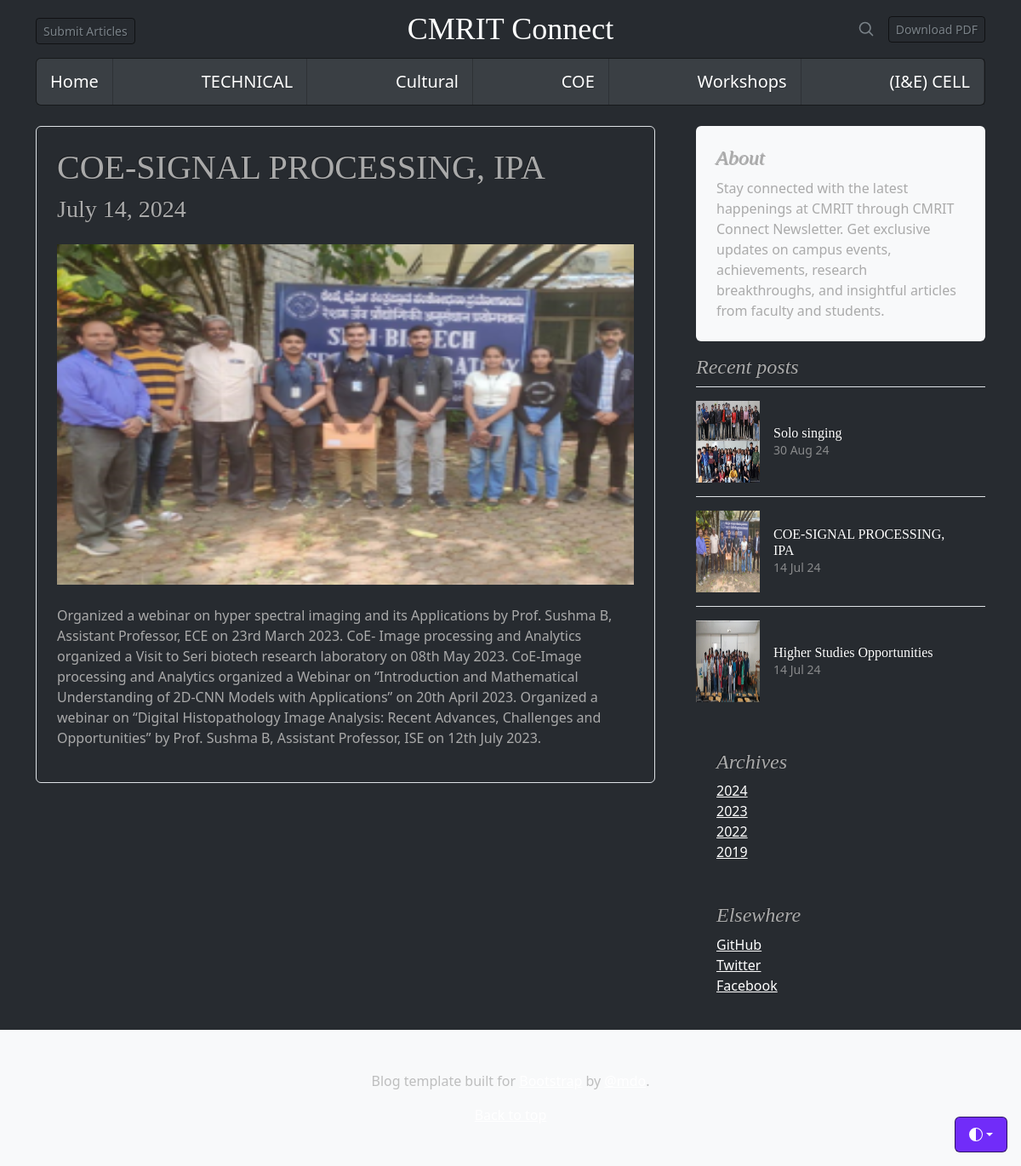
Screenshot of /posts/detail/3/ with the database file from the repository.
### news_app/models.py (models this page shows, shortened)
class Category(models.Model):
    categoryName = models.CharField(max_length=100, unique=True)
    description = models.CharField(max_length=100, blank=True)

class Posts(models.Model):
    categoryID = models.ForeignKey(Category, on_delete=models.SET_NULL, null=True)
    subcategoryID = models.ForeignKey(Sub_category, on_delete=models.SET_NULL, null=True)
    postTitle = models.CharField(max_length=100, default='')
    postDetails = models.TextField()
    postingDate = models.DateField(default=date.today)
    postURL = models.URLField(blank=True, null=True)
    postImage = models.ImageField(upload_to='news_app/tmp/',blank=True, null=True)
    postedBy = models.ForeignKey(User, on_delete=models.SET_NULL, null=True)
    lastUpdatedBy = models.CharField(max_length=50,default=date.today)
    volumeID = models.ForeignKey(News_volume_issue, on_delete=models.SET_NULL, null=True)
    isActive = models.BooleanField(default=True)
    slug=models.SlugField(null=True) #denote featured article

### news_app/views.py (the view)
# urls.py: path('posts/detail/<int:pk>/',views.PostDetailView.as_view(),name='post_detail'),  #int,slug,str=path converters
class PostDetailView(DetailView):
    model=Posts
    context_object_name='post'
    def get_context_data(self,**kwargs):
        context=super().get_context_data(**kwargs)
        context['category_list']=Category.objects.all()
        context['recent_posts']=Posts.objects.order_by('-postingDate')[:3]
        context['sub_category_list']=Sub_category.objects.all()
        context['featured_post']=Posts.objects.get(slug='featured-post')
        yrs =[y.year for y in  list(Posts.objects.values_list('postingDate',flat=True))]
        uyrs=set(yrs)
        context['archives']=sorted(list(uyrs),reverse=True)
        return context

### news_app/templates/news_app/posts_detail.html (shortened to what this page needs)
{% extends 'base.html' %}
{% block content %}
<div class="col border rounded p-4 mb-4">
    <div class="center">
        <h1>{{post.postTitle}}</h1>
        <h3>{{post.postingDate}}</h3>
    </div>
    <img class="img-fluid mt-3 mb-4" src="{{ post.postImage.url }}" style="height:400px; width:800px" alt="{{post.postTitle}}">
    <br>
    <p>{{post.postDetails}}</p>
</div>
{% endblock%}

### news_app/templates/base.html (shortened to what this page needs)
{% load static %}
<html lang="en" data-bs-theme="auto">
<head>
  <link href="{% static 'css/bootstrap.min.css' %}" rel="stylesheet">
  <link href="{% static 'css/main.css' %}" rel="stylesheet">
  <link href="{% static 'css/blog.css' %}" rel="stylesheet">
</head>
<body>
  <div class="dropdown position-fixed bottom-0 end-0 mb-3 me-3 bd-mode-toggle">
    <button class="btn btn-bd-primary py-2 dropdown-toggle d-flex align-items-center" id="bd-theme" type="button"
      aria-expanded="false" data-bs-toggle="dropdown" aria-label="Toggle theme (auto)">
      <svg class="bi my-1 theme-icon-active" width="1em" height="1em">
        <use href="#circle-half"></use>
      </svg>
    </button>
  </div>
  <div class="container">
    <header class="lh-1 py-3">
      <div class="row flex-nowrap justify-content-between align-items-center">
        <div class="col-4 pt-1">
          <a class="btn btn-sm btn-outline-secondary" href="{% url 'post_form' %}">Submit Articles</a>
        </div>
        <div class="col-4 text-center">
          <a class="blog-header-logo text-white text-decoration-none" href="{% url 'home' %}">CMRIT Connect</a>
        </div>
        <div class="col-4 d-flex justify-content-end align-items-center">
          <a class="link-secondary" href="#" aria-label="Search">
            <svg xmlns="http://www.w3.org/2000/svg" width="20" height="20" fill="none" stroke="currentColor"
              stroke-linecap="round" stroke-linejoin="round" stroke-width="2" class="mx-3" role="img"
              viewBox="0 0 24 24">
              <title>Search</title>
              <circle cx="10.5" cy="10.5" r="7.5" />
              <path d="M21 21l-5.2-5.2" />
            </svg>
          </a>
          <a class="btn btn-sm btn-outline-secondary" href="/pdf/">Download PDF</a>
        </div>
      </div>
    </header>
    {% block navbar %}
    <nav class="navbar navbar-light bg-primary rounded">
      <a class="navbar-brand text-white" href="{% url 'home' %}" role="button" data-bs-toggle="dropdown"
        aria-expanded="false">
        Home
      </a>
      {% for c in category_list %}
      <a class="navbar-brand text-white" href="{% url 'post_list' cat=c.id %}" role="button" aria-expanded="false">
        {{c.categoryName}}</a>
      {% endfor %}
      {% endblock %}
  </div>
  <main class="container">
    <div class="row g-5">
      <div class="col-md-8">
        {% block content %}
        {% endblock %}
      </div>
      <div class="col-md-4">
        <div class="position-sticky" style="top: 2rem;">
          <div class="p-4 mb-3 bg-body-tertiary rounded">
            <h4 class="fst-italic">About</h4>
            <p class="mb-0">Stay connected with the latest happenings at CMRIT through CMRIT Connect Newsletter. Get
              exclusive updates on campus events, achievements, research breakthroughs, and insightful articles from
              faculty and students.</p>
          </div>
          <div>
            <h4 class="fst-italic">Recent posts</h4>
            <ul class="list-unstyled">
              {% block recent_posts_list %}
              {% for p in recent_posts %}
              <li>
                <a class="d-flex flex-column flex-lg-row gap-3 align-items-start align-items-lg-center py-3 link-body-emphasis text-decoration-none border-top"
                  href="{% url 'post_detail' p.pk %}">
                  <img src="/{{p.postImage}}" alt="{{p.postTitle}}" width="75" height="96">
                  <div class="col-lg-8">
                    <h6 class="mb-0 text-white">{{p.postTitle}}</h6>
                    <small class="text-body-secondary">{{p.postingDate | date:"d M y"}}</small>
                  </div>
                </a>
              </li>
              {% endfor %}
              {% endblock %}
            </ul>
          </div>
          <div class="p-4">
            <h4 class="fst-italic">Archives</h4>
            {% for d in archives %}
            <ol class="list-unstyled mb-0">
              <li><a href="{%url 'post_archive' dt=d %}">{{d}}</a></li>
            </ol>
            {% endfor %}
          </div>
          <div class="p-4">
            <h4 class="fst-italic">Elsewhere</h4>
            <ol class="list-unstyled">
              <li><a href="#">GitHub</a></li>
              <li><a href="#">Twitter</a></li>
              <li><a href="#">Facebook</a></li>
            </ol>
          </div>
        </div>
      </div>
    </div>
  </main>
  <footer class="py-5 text-center text-body-secondary bg-body-tertiary">
    <p>Blog template built for <a href="https://getbootstrap.com/">Bootstrap</a> by <a
        href="https://twitter.com/mdo">@mdo</a>.</p>
    <p class="mb-0">
      <a href="#">Back to top</a>
    </p>
  </footer>
</body>
</html>

### news_app/static/css/main.css (style rules this page uses)
.bi { vertical-align: -.125em; fill: currentColor; }
.btn-bd-primary { --bd-violet-bg: #712cf9; --bd-violet-rgb: 112.520718, 44.062154, 249.437846; --bs-btn-font-weight: 600; --bs-btn-color: var(--bs-white); --bs-btn-bg: var(--bd-violet-bg); --bs-btn-border-color: var(--bd-violet-bg); --bs-btn-hover-color: var(--bs-white); --bs-btn-hover-bg: #6528e0; --bs-btn-hover-border-color: #6528e0; --bs-btn-focus-shadow-rgb: var(--bd-violet-rgb); --bs-btn-active-color: var(--bs-btn-hover-color); --bs-btn-active-bg: #5a23c8; --bs-btn-active-border-color: #5a23c8; }
.bd-mode-toggle { z-index: 1500; }

### news_app/static/css/blog.css (style rules this page uses)
.blog-header-logo { font-family: "Playfair Display", Georgia, "Times New Roman", serif; font-size: 2.25rem; }
h1, h2, h3, h4, h5, h6 { font-family: "Playfair Display", Georgia, "Times New Roman", serif; }

### rows the page displays
Category: categoryName "TECHNICAL"
Category: categoryName "Cultural"
Category: categoryName "COE"
Category: categoryName "Workshops"
Category: categoryName "(I&E) CELL"
Posts: postTitle "COE-SIGNAL PROCESSING, IPA", postingDate "July 14, 2024", postImage (picture), postDetails "Organized a webinar on hyper spectral imaging and its Applications by Prof. Sushma B, Assistant Professor, ECE on 23rd March 2023. CoE- Image processing and Analytics organized a Visit to Seri biotech research laboratory on 08th May 2023. CoE-Image processing and Analytics organized a Webinar on “Introduction and Mathematical Understanding of 2D-CNN Models with Applications” on 20th April 2023. Organized a webinar on “Digital Histopathology Image Analysis: Recent Advances, Challenges and Opportunities” by Prof. Sushma B, Assistant Professor, ISE on 12th July 2023.", postingDate "14 Jul 24"
Posts: postImage (picture), postTitle "Solo singing", postingDate "30 Aug 24"
Posts: postImage (picture), postTitle "Higher Studies Opportunities", postingDate "14 Jul 24"

### other values shown
{{ d }} "2024" "2023" "2022" "2019"
